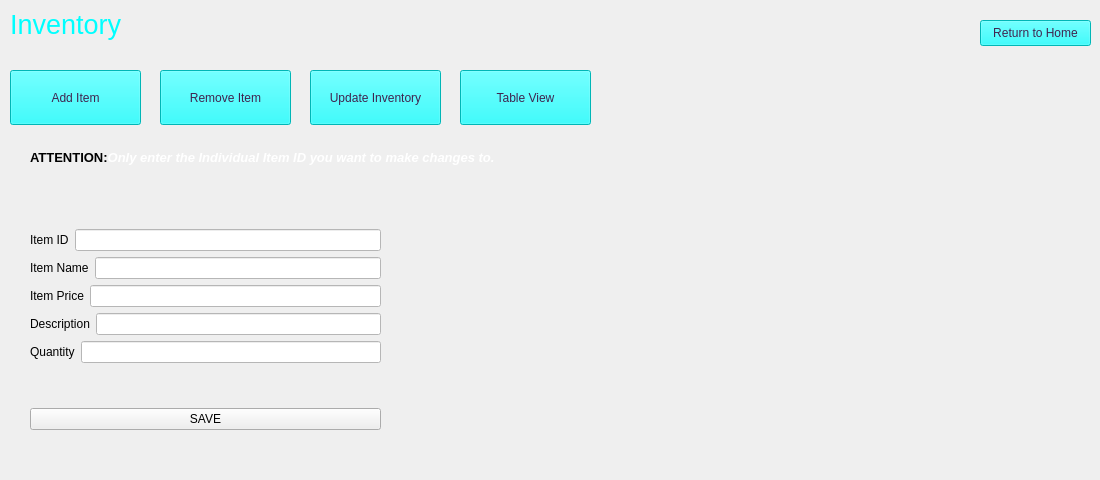
    <widget class="QWidget" name="Inventory_page">
     <widget class="QLabel" name="inventoryPageLabel">
      <property name="geometry">
       <rect>
        <x>10</x>
        <y>0</y>
        <width>181</width>
        <height>50</height>
       </rect>
      </property>
      <property name="styleSheet">
       <string notr="true">font: 87 8pt &quot;Segoe UI Black&quot;;</string>
      </property>
      <property name="text">
       <string>&lt;html&gt;&lt;head/&gt;&lt;body&gt;&lt;p&gt;&lt;span style=&quot; font-size:20pt; color:#00ffff;&quot;&gt;Inventory&lt;/span&gt;&lt;/p&gt;&lt;/body&gt;&lt;/html&gt;</string>
      </property>
     </widget>
     <widget class="QPushButton" name="returnFromInventoryButton">
      <property name="geometry">
       <rect>
        <x>980</x>
        <y>20</y>
        <width>111</width>
        <height>26</height>
       </rect>
      </property>
      <property name="styleSheet">
       <string notr="true">background-color: rgb(0, 255, 255);
font: 87 8pt &quot;Segoe UI Black&quot;;
color: rgb(63, 36, 79)</string>
      </property>
      <property name="text">
       <string>Return to Home</string>
      </property>
     </widget>
     <widget class="QPushButton" name="AddItem">
      <property name="geometry">
       <rect>
        <x>10</x>
        <y>70</y>
        <width>131</width>
        <height>55</height>
       </rect>
      </property>
      <property name="styleSheet">
       <string notr="true">background-color: rgb(0, 255, 255);
font: 87 8pt &quot;Segoe UI Black&quot;;
color: rgb(63, 36, 79)</string>
      </property>
      <property name="text">
       <string>Add Item</string>
      </property>
      <property name="iconSize">
       <size>
        <width>20</width>
        <height>20</height>
       </size>
      </property>
     </widget>
     <widget class="QPushButton" name="Tableview">
      <property name="geometry">
       <rect>
        <x>460</x>
        <y>70</y>
        <width>131</width>
        <height>55</height>
       </rect>
      </property>
      <property name="styleSheet">
       <string notr="true">background-color: rgb(0, 255, 255);
font: 87 8pt &quot;Segoe UI Black&quot;;
color: rgb(63, 36, 79)</string>
      </property>
      <property name="text">
       <string>Table View</string>
      </property>
      <property name="iconSize">
       <size>
        <width>20</width>
        <height>20</height>
       </size>
      </property>
     </widget>
     <widget class="QPushButton" name="UpdateInventory">
      <property name="geometry">
       <rect>
        <x>310</x>
        <y>70</y>
        <width>131</width>
        <height>55</height>
       </rect>
      </property>
      <property name="styleSheet">
       <string notr="true">background-color: rgb(0, 255, 255);
font: 87 8pt &quot;Segoe UI Black&quot;;
color: rgb(63, 36, 79)</string>
      </property>
      <property name="text">
       <string>Update Inventory</string>
      </property>
      <property name="iconSize">
       <size>
        <width>20</width>
        <height>20</height>
       </size>
      </property>
     </widget>
     <widget class="QPushButton" name="RemoveItem">
      <property name="geometry">
       <rect>
        <x>160</x>
        <y>70</y>
        <width>131</width>
        <height>55</height>
       </rect>
      </property>
      <property name="styleSheet">
       <string notr="true">background-color: rgb(0, 255, 255);
font: 87 8pt &quot;Segoe UI Black&quot;;
color: rgb(63, 36, 79)</string>
      </property>
      <property name="text">
       <string>Remove Item</string>
      </property>
      <property name="iconSize">
       <size>
        <width>20</width>
        <height>20</height>
       </size>
      </property>
     </widget>
     <widget class="QLabel" name="label">
      <property name="geometry">
       <rect>
        <x>30</x>
        <y>150</y>
        <width>521</width>
        <height>16</height>
       </rect>
      </property>
      <property name="text">
       <string>&lt;html&gt;&lt;head/&gt;&lt;body&gt;&lt;p&gt;&lt;span style=&quot; font-size:10pt; font-weight:600; color:#000000;&quot;&gt;ATTENTION:&lt;/span&gt;&lt;span style=&quot; font-size:10pt; font-weight:600; font-style:italic; color:#ffffff;&quot;&gt;Only enter the Individual Item ID you want to make changes to. &lt;/span&gt;&lt;/p&gt;&lt;/body&gt;&lt;/html&gt;</string>
      </property>
     </widget>
     <widget class="QWidget" name="layoutWidget">
      <property name="geometry">
       <rect>
        <x>30</x>
        <y>190</y>
        <width>351</width>
        <height>281</height>
       </rect>
      </property>
      <layout class="QVBoxLayout" name="verticalLayout_4">
       <item>
        <layout class="QVBoxLayout" name="verticalLayout_2">
         <item>
          <layout class="QHBoxLayout" name="horizontalLayout">
           <item>
            <widget class="QLabel" name="ItemID">
             <property name="text">
              <string>Item ID</string>
             </property>
            </widget>
           </item>
           <item>
            <widget class="QLineEdit" name="lineEdit_ItemID">
             <property name="styleSheet">
              <string notr="true">background-color:rgb(255, 255, 255)</string>
             </property>
            </widget>
           </item>
          </layout>
         </item>
         <item>
          <layout class="QHBoxLayout" name="horizontalLayout_2">
           <item>
            <widget class="QLabel" name="Itemname">
             <property name="text">
              <string>Item Name</string>
             </property>
            </widget>
           </item>
           <item>
            <widget class="QLineEdit" name="lineEdit_ItemName">
             <property name="styleSheet">
              <string notr="true">background-color: rgb(255, 255, 255)</string>
             </property>
            </widget>
           </item>
          </layout>
         </item>
         <item>
          <layout class="QHBoxLayout" name="horizontalLayout_3">
           <item>
            <widget class="QLabel" name="Itemprice">
             <property name="text">
              <string>Item Price</string>
             </property>
            </widget>
           </item>
           <item>
            <widget class="QLineEdit" name="lineEdit_ItemPrice">
             <property name="styleSheet">
              <string notr="true">background-color: rgb(255, 255, 255)</string>
             </property>
            </widget>
           </item>
          </layout>
         </item>
         <item>
          <layout class="QHBoxLayout" name="horizontalLayout_4">
           <item>
            <widget class="QLabel" name="Description">
             <property name="text">
              <string>Description</string>
             </property>
            </widget>
           </item>
           <item>
            <widget class="QLineEdit" name="lineEdit_ItemDescription">
             <property name="styleSheet">
              <string notr="true">background-color: rgb(255, 255, 255)</string>
             </property>
            </widget>
           </item>
          </layout>
         </item>
         <item>
          <layout class="QHBoxLayout" name="horizontalLayout_5">
           <item>
            <widget class="QLabel" name="Quantity">
             <property name="text">
              <string>Quantity</string>
             </property>
            </widget>
           </item>
           <item>
            <widget class="QLineEdit" name="lineEdit_ItemQuantity">
             <property name="styleSheet">
              <string notr="true">background-color: rgb(255, 255, 255)</string>
             </property>
            </widget>
           </item>
          </layout>
         </item>
        </layout>
       </item>
       <item>
        <widget class="QPushButton" name="Save">
         <property name="text">
          <string>SAVE</string>
         </property>
        </widget>
       </item>
      </layout>
     </widget>
    </widget>
